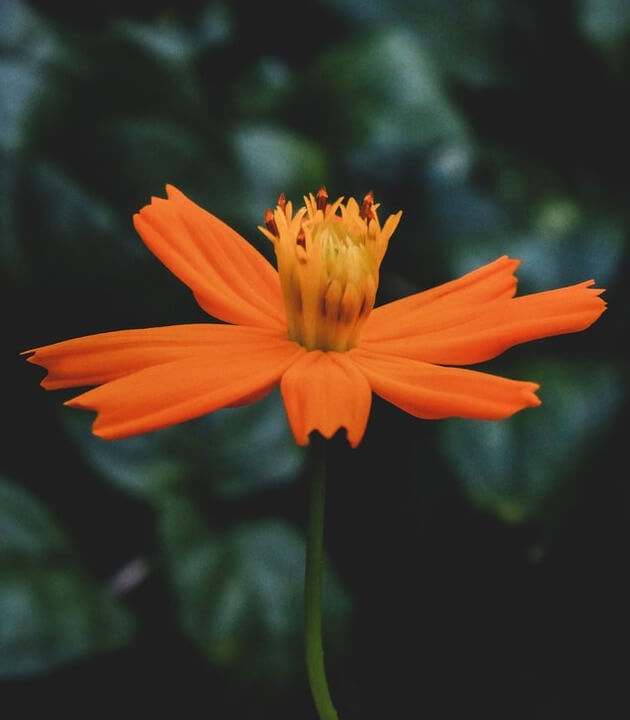
#> input picture DAY05/orange-flower.jpg, 630 x 720 px
$ python TASK3.py
#> lines starting #> are read from the running program, lines starting #| are printed output that depends on the picture
import cv2
import numpy as np
import matplotlib.pyplot as plt

img=cv2.imread("orange-flower.jpg")
#> img is the input picture: shape (720, 630, 3); mean B, G, R 40.5, 55.2, 67.7
if img is None:
    print("No image")
else:
    rows, columns, channel=img.shape
#> rows = 720; columns = 630; channel = 3
    gray=np.zeros((rows, columns), dtype=np.uint8)
    for i in range(rows):
        for j in range(columns):
            blue=img[i][j][0]
            green=img[i][j][1]
            red=img[i][j][2]
            intensity=int(0.299*red+0.587*green+0.114*blue)
            gray[i][j]=intensity
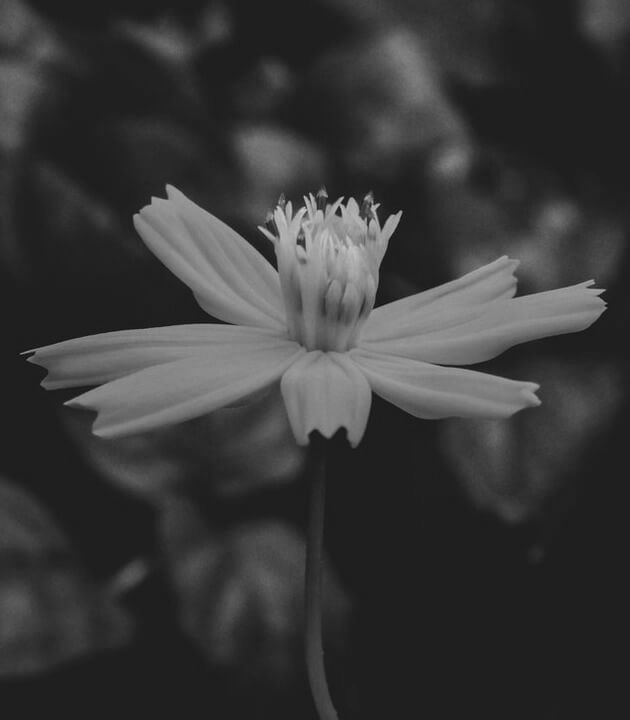
#> gray: shape (720, 630); min 13, max 204, mean 56.9

    histogram=np.zeros(256, dtype=int)
    for i in range(rows):
        for j in range(columns):
            pixel=gray[i][j]
            histogram[pixel]+=1
#> after the loop, histogram = 256 values, max 138868 at index 31, min 0 at index 0, mean 1771.9

    cdf=np.zeros(256, dtype=int)
    cdf[0]=histogram[0]
    for i in range(1, 256):
        cdf[i]=cdf[i-1]+histogram[i]
#> after the loop, cdf = 256 values from 0 to 453600

    totalPix=rows*columns
#> totalPix = 453600
    normCdf=np.zeros(256, dtype=int)
    for i in range(256):
        n=(cdf[i]*255)/totalPix
        normCdf[i]=int(n)
#> this loop made 256 passes
#> n on passes 1 to 3: 0, 0, 0
#> after the loop, normCdf = 256 values from 0 to 255

    equalized=np.zeros((rows, columns), dtype=np.uint8)
    for i in range(rows):
        for j in range(columns):
            pixel=gray[i][j]
            equalized[i][j]=normCdf[pixel]
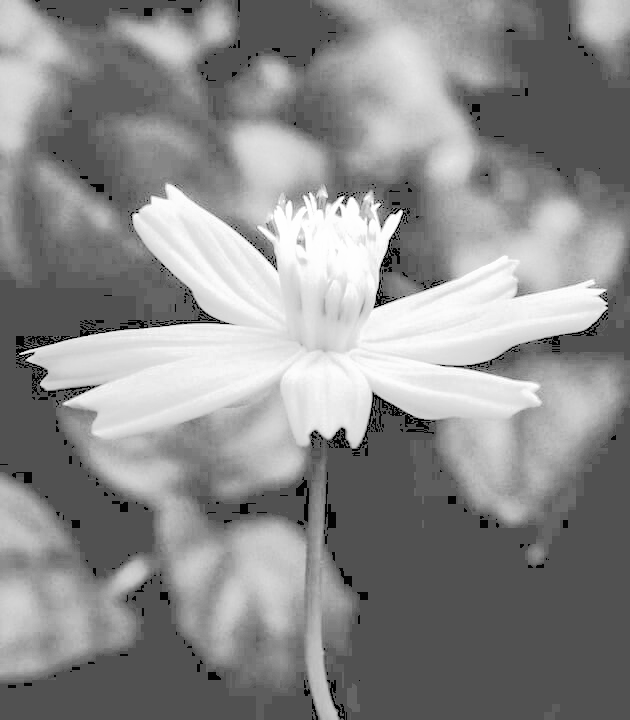
#> equalized: shape (720, 630); min 0, max 255, mean 140

    equHist=np.zeros(256, dtype=int)
    for i in range(rows):
        for j in range(columns):
            pixel=equalized[i][j]
            equHist[pixel]+=1
#> after the loop, equHist = 256 values, max 138868 at index 81, min 0 at index 2, mean 1771.9

    plt.figure(figsize=(12, 8))
    plt.subplot(2, 2, 1)
    plt.imshow(gray, cmap="gray")
    plt.title("Image")
    plt.axis("off")

    plt.subplot(2, 2, 2)
    plt.plot(histogram)
    plt.title("Histogram")

    plt.subplot(2, 2, 3)
    plt.imshow(equalized, cmap="gray")
    plt.title("Equalized Image")
    plt.axis("off")

    plt.subplot(2, 2, 4)
    plt.plot(equHist)
    plt.title("Equalized Histogram")

    plt.tight_layout()
    plt.show()
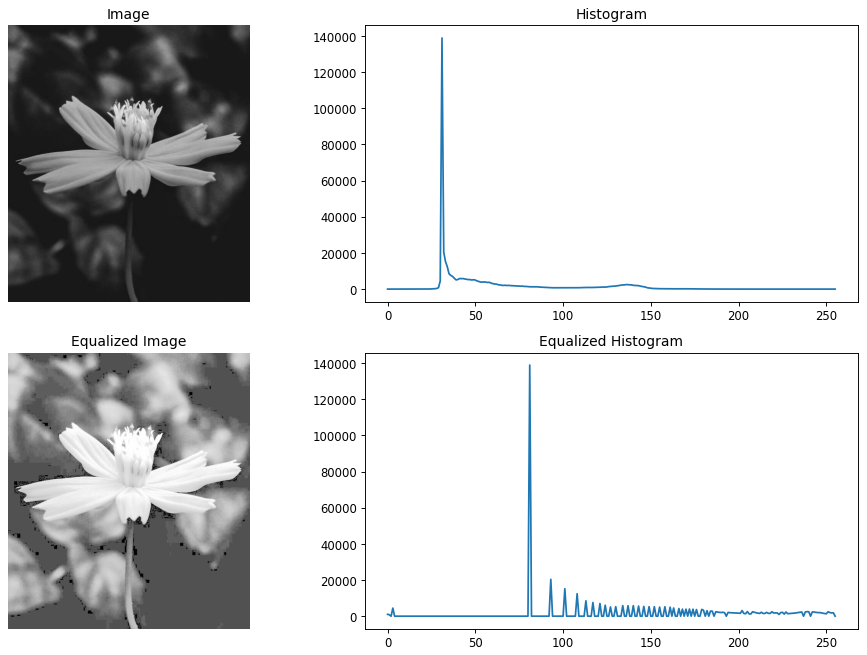
#> figure drawn by matplotlib, 4 panels; panel 2: curve peaks at x = 31, y = 138868; panel 4: curve peaks at x = 81, y = 138868
